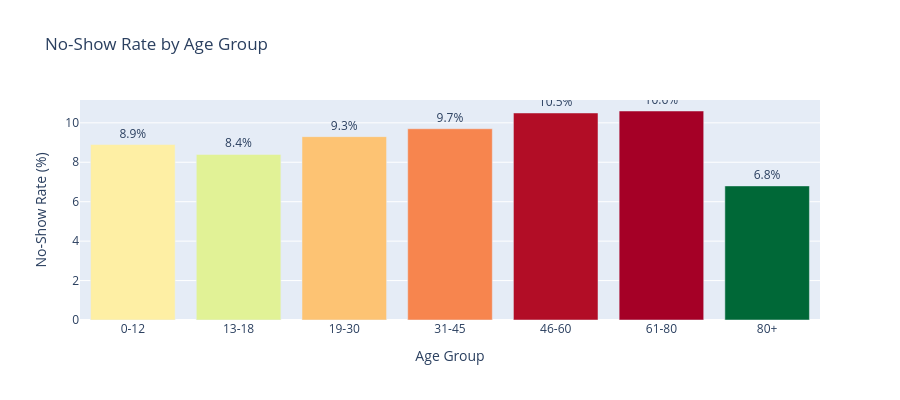

Notebook code for this chart:
### Markdown cell above
## No-Show by Age Group

Are certain age groups more likely to miss appointments?

### Code cell
# === NO-SHOW BY AGE GROUP ===
bins = [0, 12, 18, 30, 45, 60, 80, 120]
labels = ['0-12', '13-18', '19-30', '31-45', '46-60', '61-80', '80+']
df['age_group'] = pd.cut(df['age'], bins=bins, labels=labels, right=False)

age_ns = df.groupby('age_group', observed=True).agg(
    total=('no_show_binary', 'count'),
    no_shows=('no_show_binary', 'sum')
).reset_index()
age_ns['rate'] = (age_ns['no_shows'] / age_ns['total'] * 100).round(1)

fig = px.bar(
    age_ns, x='age_group', y='rate',
    title='No-Show Rate by Age Group',
    color='rate', color_continuous_scale='RdYlGn_r',
    text='rate'
)
fig.update_traces(texttemplate='%{text:.1f}%', textposition='outside')
fig.update_layout(height=400, coloraxis_showscale=False,
                  xaxis_title='Age Group', yaxis_title='No-Show Rate (%)')
fig.show()

### Figure 1 — Plotly figure (JSON) as saved in the notebook; plotly's stock layout.template omitted (floating-point values rounded to 4 significant figures)
{"data": [{"hovertemplate": "age_group=%{x}<br>rate=%{marker.color}<extra></extra>", "legendgroup": "", "marker": {"color": [8.9, 8.4, 9.3, 9.7, 10.5, 10.6, 6.8], "coloraxis": "coloraxis", "pattern": {"shape": ""}}, "name": "", "orientation": "v", "showlegend": false, "text": [8.9, 8.4, 9.3, 9.7, 10.5, 10.6, 6.8], "textposition": "outside", "texttemplate": "%{text:.1f}%", "type": "bar", "x": ["0-12", "13-18", "19-30", "31-45", "46-60", "61-80", "80+"], "xaxis": "x", "y": [8.9, 8.4, 9.3, 9.7, 10.5, 10.6, 6.8], "yaxis": "y"}], "layout": {"barmode": "relative", "coloraxis": {"colorbar": {"title": {"text": "rate"}}, "colorscale": [[0, "rgb(0,104,55)"], [0.1, "rgb(26,152,80)"], [0.2, "rgb(102,189,99)"], [0.3, "rgb(166,217,106)"], [0.4, "rgb(217,239,139)"], [0.5, "rgb(255,255,191)"], [0.6, "rgb(254,224,139)"], [0.7, "rgb(253,174,97)"], [0.8, "rgb(244,109,67)"], [0.9, "rgb(215,48,39)"], [1, "rgb(165,0,38)"]], "showscale": false}, "height": 400, "legend": {"tracegroupgap": 0}, "title": {"text": "No-Show Rate by Age Group"}, "xaxis": {"anchor": "y", "domain": [0, 1], "title": {"text": "Age Group"}}, "yaxis": {"anchor": "x", "domain": [0, 1], "title": {"text": "No-Show Rate (%)"}}}}
